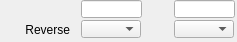
   <widget class="caFrame" name="caFrame_11">
    <property name="geometry">
     <rect>
      <x>67</x>
      <y>555</y>
      <width>237</width>
      <height>42</height>
     </rect>
    </property>
    <widget class="caLineEdit" name="caLineEdit_22">
     <property name="geometry">
      <rect>
       <x>81</x>
       <y>0</y>
       <width>61</width>
       <height>18</height>
      </rect>
     </property>
     <property name="alignment">
      <set>Qt::AlignAbsolute|Qt::AlignCenter|Qt::AlignHCenter|Qt::AlignVCenter</set>
     </property>
     <property name="channel" stdset="0">
      <string>$(P)$(R)ReverseX_RBV</string>
     </property>
     <property name="foreground">
      <color>
       <red>10</red>
       <green>0</green>
       <blue>184</blue>
      </color>
     </property>
     <property name="background">
      <color>
       <red>187</red>
       <green>187</green>
       <blue>187</blue>
      </color>
     </property>
     <property name="colorMode">
      <enum>caLineEdit::Static</enum>
     </property>
     <property name="precisionMode">
      <enum>caLineEdit::Channel</enum>
     </property>
     <property name="limitsMode">
      <enum>caLineEdit::Channel</enum>
     </property>
     <property name="maxValue">
      <double>1.000000000000000</double>
     </property>
     <property name="minValue">
      <double>0.000000000000000</double>
     </property>
     <property name="fontScaleMode">
      <enum>caLineEdit::Height</enum>
     </property>
     <property name="formatType">
      <enum>caLineEdit::decimal</enum>
     </property>
    </widget>
    <widget class="caLineEdit" name="caLineEdit_23">
     <property name="geometry">
      <rect>
       <x>174</x>
       <y>0</y>
       <width>61</width>
       <height>18</height>
      </rect>
     </property>
     <property name="alignment">
      <set>Qt::AlignAbsolute|Qt::AlignCenter|Qt::AlignHCenter|Qt::AlignVCenter</set>
     </property>
     <property name="channel" stdset="0">
      <string>$(P)$(R)ReverseY_RBV</string>
     </property>
     <property name="foreground">
      <color>
       <red>10</red>
       <green>0</green>
       <blue>184</blue>
      </color>
     </property>
     <property name="background">
      <color>
       <red>187</red>
       <green>187</green>
       <blue>187</blue>
      </color>
     </property>
     <property name="colorMode">
      <enum>caLineEdit::Static</enum>
     </property>
     <property name="precisionMode">
      <enum>caLineEdit::Channel</enum>
     </property>
     <property name="limitsMode">
      <enum>caLineEdit::Channel</enum>
     </property>
     <property name="maxValue">
      <double>1.000000000000000</double>
     </property>
     <property name="minValue">
      <double>0.000000000000000</double>
     </property>
     <property name="fontScaleMode">
      <enum>caLineEdit::Height</enum>
     </property>
     <property name="formatType">
      <enum>caLineEdit::decimal</enum>
     </property>
    </widget>
    <widget class="caLabel" name="caLabel_36">
     <property name="geometry">
      <rect>
       <x>0</x>
       <y>20</y>
       <width>70</width>
       <height>20</height>
      </rect>
     </property>
     <property name="frameShape">
      <enum>QFrame::NoFrame</enum>
     </property>
     <property name="text">
      <string>Reverse</string>
     </property>
     <property name="alignment">
      <set>Qt::AlignAbsolute|Qt::AlignRight|Qt::AlignTrailing|Qt::AlignVCenter</set>
     </property>
     <property name="fontScaleMode">
      <enum>ESimpleLabel::Height</enum>
     </property>
     <property name="foreground">
      <color>
       <red>0</red>
       <green>0</green>
       <blue>0</blue>
      </color>
     </property>
     <property name="background">
      <color alpha="0">
       <red>0</red>
       <green>0</green>
       <blue>0</blue>
      </color>
     </property>
    </widget>
    <widget class="caMenu" name="caMenu_5">
     <property name="geometry">
      <rect>
       <x>81</x>
       <y>20</y>
       <width>60</width>
       <height>18</height>
      </rect>
     </property>
     <property name="channel" stdset="0">
      <string>$(P)$(R)ReverseX</string>
     </property>
     <property name="colorMode">
      <enum>caMenu::Static</enum>
     </property>
     <property name="foreground">
      <color>
       <red>0</red>
       <green>0</green>
       <blue>0</blue>
      </color>
     </property>
     <property name="background">
      <color>
       <red>115</red>
       <green>223</green>
       <blue>255</blue>
      </color>
     </property>
    </widget>
    <widget class="caMenu" name="caMenu_6">
     <property name="geometry">
      <rect>
       <x>174</x>
       <y>20</y>
       <width>60</width>
       <height>18</height>
      </rect>
     </property>
     <property name="channel" stdset="0">
      <string>$(P)$(R)ReverseY</string>
     </property>
     <property name="colorMode">
      <enum>caMenu::Static</enum>
     </property>
     <property name="foreground">
      <color>
       <red>0</red>
       <green>0</green>
       <blue>0</blue>
      </color>
     </property>
     <property name="background">
      <color>
       <red>115</red>
       <green>223</green>
       <blue>255</blue>
      </color>
     </property>
    </widget>
   </widget>
